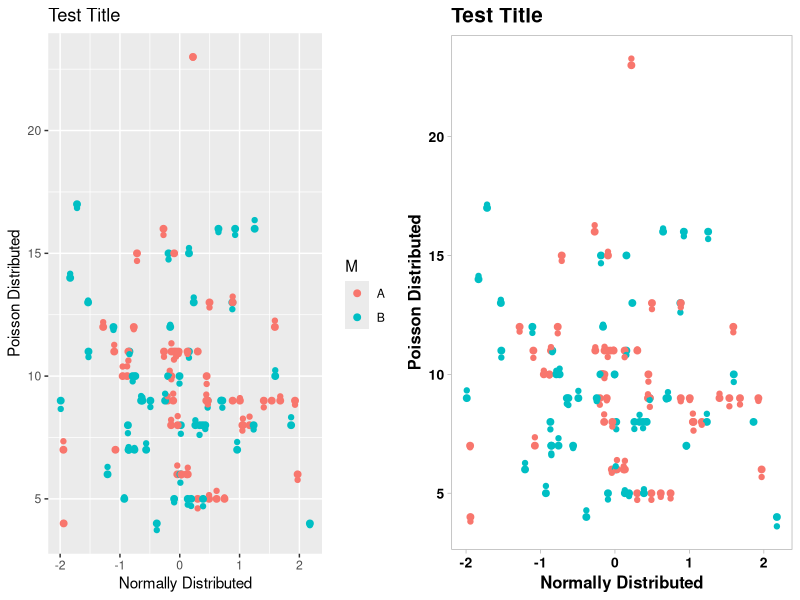
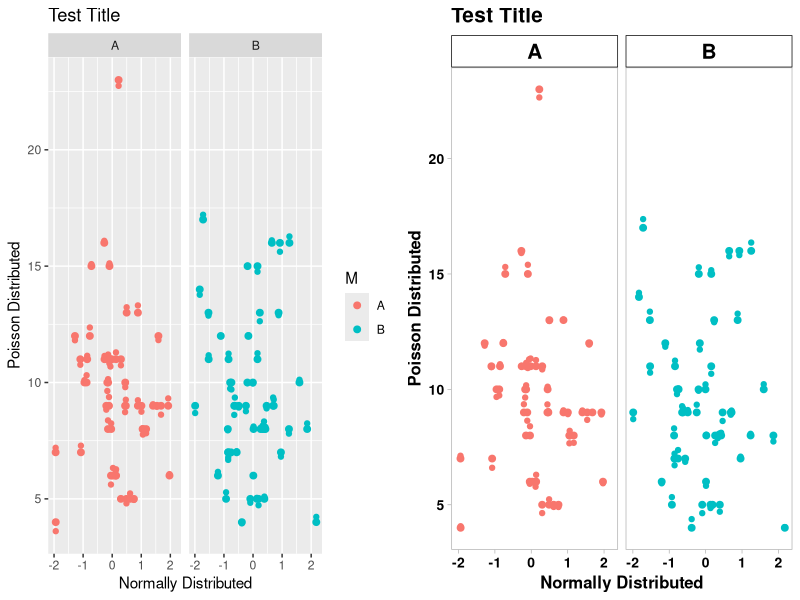

Here is the R script that generated these plots, in order:
## ---- chunk 1

library(tidyverse)

### Master Plot Format ###

master_plot_theme <- theme_light() +
  theme(
    # large plot title
    plot.title   = element_text(color  = "black",
                                face   = "bold",
                                size   = 15,
                                family = NULL,
                                hjust  = NULL,
                                vjust  = NULL),
    # x axis label
    axis.title.x = element_text(color  = "black",
                                face   = "bold",
                                size   = 12,
                                family = NULL,
                                hjust  = NULL,
                                vjust  = NULL),
    # y axis label
    axis.title.y = element_text(color  = "black",
                                face   = "bold",
                                size   = 12,
                                family = NULL,
                                angle  = NULL,
                                hjust  = NULL,
                                vjust  = NULL),
    # x axis tick labels
    axis.text.x  = element_text(face   = "bold",
                                color  = "black",
                                size   = 10,
                                family = NULL,
                                angle  = NULL,
                                hjust  = NULL,
                                vjust  = NULL),
    # y axis tick labels
    axis.text.y  = element_text(color  = "black",
                                face   = "bold",
                                size   = 10,
                                family = NULL,
                                angle  = NULL,
                                hjust  = NULL,
                                vjust  = NULL),
    # text for facet strips
    strip.text   = element_text(color  = "black",
                                face   = "bold",
                                size   = 15,
                                family = NULL,
                                hjust  = NULL,
                                vjust  = NULL),
    # background for facet strips
    strip.background = element_rect(color    = "black",
                                    fill     = "white",
                                    linetype = "solid"),
    # major and minor gridlines; can be added back w/ element_line(...)
    panel.grid.major.x = element_blank(),
    panel.grid.major.y = element_blank(),
    panel.grid.minor.x = element_blank(),
    panel.grid.minor.y = element_blank(),
    legend.position    = "none")

## ---- chunk 2

# simulate some data
simFrame <- data_frame(
  S = rnorm(100),
  A = rpois(100, lambda = 10),
  M = rep(c("A", "B"), 50)
) %>% mutate(M = factor(M))

# without using the template
withoutFmt <- ggplot(data = simFrame,
                     aes(x = S,
                         y = A,
                         color = M))  +
  geom_point(size = 2)  +
  geom_jitter()         + 
  ggtitle("Test Title") +
  labs(x = "Normally Distributed",
       y = "Poisson Distributed")

# using the template
withFmt <- ggplot(data = simFrame,
                  aes(x = S,
                      y = A,
                      color = M))  +
  geom_point(size = 2)  +
  geom_jitter()         + 
  ggtitle("Test Title") +
  labs(x = "Normally Distributed",
       y = "Poisson Distributed") +
  master_plot_theme

# without using the template - faceted
withoutFmtFacet <- ggplot(data = simFrame,
                     aes(x = S,
                         y = A,
                         color = M))  +
  geom_point(size = 2)  +
  geom_jitter()         + 
  facet_wrap(M~.)        +
  ggtitle("Test Title") +
  labs(x = "Normally Distributed",
       y = "Poisson Distributed")

# using the template - faceted
withFmtFacet <- ggplot(data = simFrame,
                  aes(x = S,
                      y = A,
                      color = M))  +
  geom_point(size = 2)  +
  geom_jitter()         + 
  facet_wrap(M~.)        +
  ggtitle("Test Title") +
  labs(x = "Normally Distributed",
       y = "Poisson Distributed") +
  master_plot_theme



## ---- chunk 3

gridExtra::grid.arrange(withoutFmt,
                        withFmt,
                        nrow = 1,
                        ncol = 2)

## ---- chunk 4

gridExtra::grid.arrange(withoutFmtFacet,
                        withFmtFacet,
                        nrow = 1,
                        ncol = 2)

